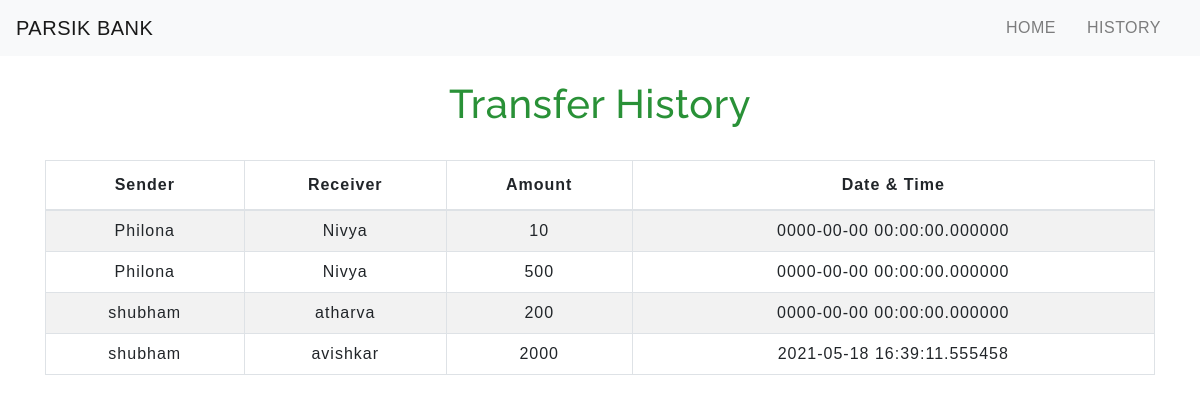
The page /transactionhistory.php on the database its author committed.
### tables this page shows
CREATE TABLE `transaction` (
  `sno` int(5) NOT NULL,
  `sender` text NOT NULL,
  `receiver` text NOT NULL,
  `balance` int(9) NOT NULL,
  `datetime` datetime(6) DEFAULT current_timestamp(6)
);

### transactionhistory.php (the view, shortened to what this page needs)
<!DOCTYPE html>
<html lang="en">
<head>
    <link rel="stylesheet" href="https://stackpath.bootstrapcdn.com/bootstrap/4.5.2/css/bootstrap.min.css">
    <link rel="stylesheet" type="text/css" href="css/table.css">
    <link rel="stylesheet" type="text/css" href="css/navbar.css">
</head>
<body>
<?php
  include 'navbar.php';
?>
	<div class="container">
        <h2 class="text-center pt-4">Transfer History</h2>
       <br>
       <div class="table-responsive-sm">
    <table class="table table-hover table-striped table-condensed table-bordered">
        <thead>
            <tr>
                <th class="text-center">Sender</th>
                <th class="text-center">Receiver</th>
                <th class="text-center">Amount</th>
                <th class="text-center">Date & Time</th>
            </tr>
        </thead>
        <tbody>
        <?php
            include 'config.php';
            $sql ="select * from transaction";
            $query =mysqli_query($conn, $sql);
            while($rows = mysqli_fetch_assoc($query))
            {
        ?>
            <tr>
            <td class="py-2"><?php echo $rows['sender']; ?></td>
            <td class="py-2"><?php echo $rows['receiver']; ?></td>
            <td class="py-2"><?php echo $rows['balance']; ?> </td>
            <td class="py-2"><?php echo $rows['datetime']; ?> </td>
        <?php
            }
        ?>
        </tbody>
    </table>
    </div>
</div>
</body>
</html>

### css/table.css (style rules this page uses)
* { padding: 0; margin: 0; box-sizing: border-box; font-family: sans-serif; }
h2 { font-size: 40px; }
table { letter-spacing: 1.2px; }
td { text-align: center; }
@media only screen and (orientation: landscape) { * { letter-spacing: 1px; } }

### css/navbar.css (style rules this page uses)
h2 { color: #299137; letter-spacing: 0.5px; font-family: raleway; }

### rows shown on the page
transaction: sender "Philona", receiver "Nivya", balance "10", datetime "0000-00-00 00:00:00.000000"
transaction: sender "Philona", receiver "Nivya", balance "500", datetime "0000-00-00 00:00:00.000000"
transaction: sender "shubham", receiver "atharva", balance "200", datetime "0000-00-00 00:00:00.000000"
transaction: sender "shubham", receiver "avishkar", balance "2000", datetime "2021-05-18 16:39:11.555458"
